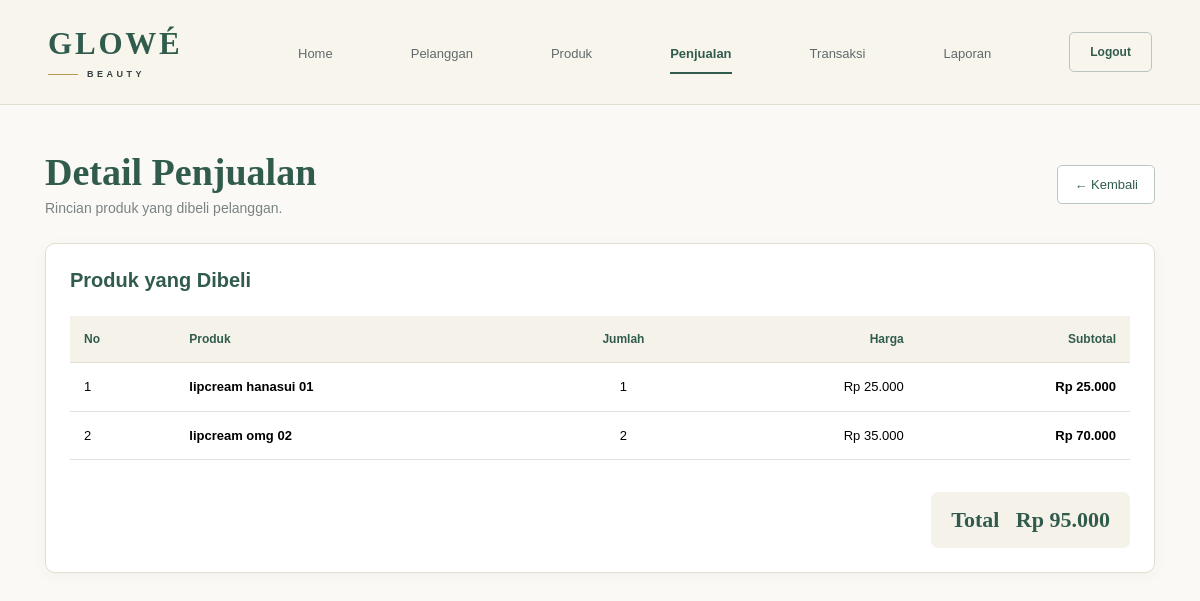
Page /admin/detail_penjualan.php?id=32 on the committed database.
### tables this page shows
CREATE TABLE `detail_penjualan` (
  `id_detail` int(11) NOT NULL,
  `id_penjualan` int(11) NOT NULL,
  `id_produk` int(11) NOT NULL,
  `jumlah` int(255) NOT NULL,
  `harga` decimal(10,2) NOT NULL
);

CREATE TABLE `produk` (
  `id_produk` int(11) NOT NULL,
  `nama_produk` varchar(100) NOT NULL,
  `harga` decimal(10,2) NOT NULL,
  `stok` int(255) NOT NULL
);

### admin/detail_penjualan.php (the view, shortened to what this page needs)
<?php
include '../koneksi.php';
$id_penjualan = (int) $_GET['id'];
$data = mysqli_query($koneksi, "
    SELECT detail_penjualan.*, produk.nama_produk
    FROM detail_penjualan
    JOIN produk ON detail_penjualan.id_produk = produk.id_produk
    WHERE detail_penjualan.id_penjualan = '$id_penjualan'
");
?>
<!DOCTYPE html>
<html lang="id">
<head>
<link
href="https://cdn.jsdelivr.net/npm/bootstrap@5.3.3/dist/css/bootstrap.min.css"
rel="stylesheet">
</head>
<body>
<nav class="navbar">
<div class="container-fluid px-lg-5">
<div class="navbar-inner">
<a href="index.php" class="logo">
    <div class="logo-main">
        GLOWÉ
    </div>
    <div class="logo-bottom">
        <div class="logo-line"></div>
        <div class="logo-sub">
            BEAUTY
        </div>
    </div>
</a>
<div class="nav-menu">
    <a href="index.php"
       class="nav-link-custom">
        Home
    </a>
    <a href="pelanggan.php"
       class="nav-link-custom">
        Pelanggan
    </a>
    <a href="produk.php"
       class="nav-link-custom">
        Produk
    </a>
    <a href="penjualan.php"
       class="nav-link-custom active">
        Penjualan
    </a>
    <a href="transaksi.php"
       class="nav-link-custom">
        Transaksi
    </a>
    <a href="laporan.php"
       class="nav-link-custom">
        Laporan
    </a>
    <a href="../logout.php"
       class="logout"
       onclick="return confirm('Yakin ingin logout?')">
        Logout
    </a>
</div>
</div>
</div>
</nav>
<div class="page">
<div class="d-flex justify-content-between align-items-center mb-4">
    <div>
        <h1 class="title mb-1">
            Detail Penjualan
        </h1>
        <p class="subtitle mb-0">
            Rincian produk yang dibeli pelanggan.
        </p>
    </div>
    <a href="penjualan.php"
       class="btn-back">
        ← Kembali
    </a>
</div>
<div class="card">
<div class="card-body p-4">
<h5 class="fw-bold mb-4" style="color:#315C4D;">
    Produk yang Dibeli
</h5>
<div class="table-responsive">
<table class="table align-middle">
<thead>
<tr>
    <th>No</th>
    <th>Produk</th>
    <th class="text-center">
        Jumlah
    </th>
    <th class="text-end">
        Harga
    </th>
    <th class="text-end">
        Subtotal
    </th>
</tr>
</thead>
<tbody>
<?php
$no = 1;
$total = 0;
while ($row = mysqli_fetch_assoc($data)):
    $subtotal = $row['jumlah'] * $row['harga'];
    $total += $subtotal;
?>
<tr>
    <td>
        <?= $no++; ?>
    </td>
    <td class="fw-semibold">
        <?= htmlspecialchars($row['nama_produk']); ?>
    </td>
    <td class="text-center">
        <?= $row['jumlah']; ?>
    </td>
    <td class="text-end">
        Rp <?= number_format($row['harga'],0,',','.'); ?>
    </td>
    <td class="text-end fw-semibold">
        Rp <?= number_format($subtotal,0,',','.'); ?>
    </td>
</tr>
<?php endwhile; ?>
</tbody>
</table>
</div>
<div class="d-flex justify-content-end mt-3">
    <div class="total">
        Total&nbsp;&nbsp;
        Rp <?= number_format($total,0,',','.'); ?>
    </div>
</div>
</div>
</div>
</div>
</body>
</html>

### admin/detail_penjualan.php (style rules this page uses)
:root { --ivory:#F8F5ED; --green:#315C4D; --mustard:#B79A55; --line:#E3DED2; --text:#354044; }
body { background:#FAF9F5; color:var(--text); font-family:Arial,sans-serif; }
.navbar { background:var(--ivory); border-bottom:1px solid var(--line); }
.navbar-inner { min-height:88px; display:flex; align-items:center; width:100%; }
.logo { text-decoration:none; display:flex; flex-direction:column; line-height:1; min-width:185px; flex-shrink:0; }
.logo-main { color:var(--green); font:600 31px Georgia,serif; letter-spacing:2.8px; }
.logo-bottom { display:flex; align-items:center; margin-top:8px; }
.logo-line { width:30px; height:1px; background:var(--mustard); margin-right:9px; }
.logo-sub { color:var(--text); font-size:9px; font-weight:700; letter-spacing:3.5px; }
.nav-menu { flex:1; display:flex; align-items:center; justify-content:space-between; margin-left:55px; }
.nav-link-custom { position:relative; color:#606A6D; text-decoration:none; font-size:13px; font-weight:500; padding:34px 10px 31px; white-space:nowrap; }
.nav-link-custom:hover, .nav-link-custom.active { color:var(--green); }
.nav-link-custom.active { font-weight:700; }
.nav-link-custom.active:after { content:""; position:absolute; left:10px; right:10px; bottom:20px; height:2px; background:var(--green); }
.logout { color:var(--green); border:1px solid #B8C8C0; border-radius:5px; padding:10px 20px; text-decoration:none; font-size:12px; font-weight:700; margin-left:10px; }
.page { max-width:1150px; margin:auto; padding:45px 20px; }
.title { color:var(--green); font:600 38px Georgia,serif; }
.subtitle { color:#7A8384; font-size:14px; }
.card { border:1px solid var(--line); border-radius:10px; box-shadow:0 3px 15px rgba(0,0,0,.04); background:white; }
.table thead th { background:#F5F2EA; color:var(--green); font-size:12px; border-bottom:1px solid var(--line); padding:14px; }
.table td { padding:14px; font-size:13px; }
.total { background:#F5F2EA; border-radius:7px; padding:15px 20px; color:var(--green); font:600 22px Georgia,serif; }
.btn-back { color:var(--green); border:1px solid #B8C8C0; background:white; padding:9px 16px; border-radius:5px; text-decoration:none; font-size:13px; }

### rows in the picture
detail_penjualan: id_produk.nama_produk "lipcream hanasui 01", jumlah "1", harga "25.000", subtotal "25.000"
detail_penjualan: id_produk.nama_produk "lipcream omg 02", jumlah "2", harga "35.000", subtotal "70.000"

### other values in the picture
$total "95.000"
